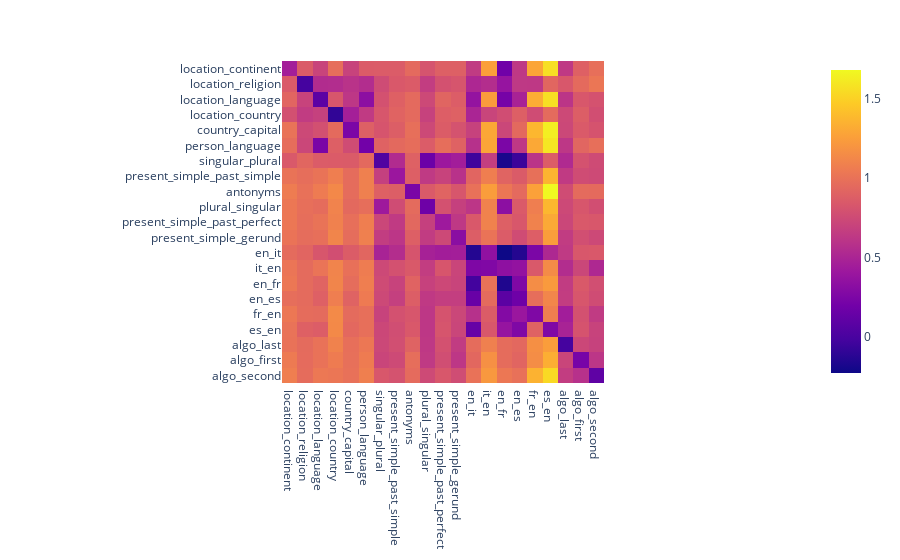

Write notebook code for a chart like this one.
### Code cell
import numpy as np 

task_names = [x for x in task_names if x not in ["person_profession", "football_player_position"]]
heatmap_data = np.zeros((len(task_names), len(task_names)))


for i, first_task in enumerate(task_names):
    faith = result_dict[(first_task, first_task)]["faithfullness"]
    idx = [i for i, x in enumerate(faith) if x < 0.5][0]
    for j, second_task in enumerate(task_names):
        faith = result_dict[(first_task, second_task)]["faithfullness"]
        heatmap_data[i, j] = faith[idx]

fig = px.imshow(heatmap_data, x=task_names, y=task_names)

fig

### Figure 1 — Plotly figure (JSON) as saved in the notebook; plotly's stock layout.template omitted (floating-point values rounded to 4 significant figures; data arrays with more than 128 entries replaced by an {"elided": "..."} marker saying what was removed)
{"data": [{"coloraxis": "coloraxis", "hovertemplate": "x: %{x}<br>y: %{y}<br>color: %{z}<extra></extra>", "name": "0", "type": "heatmap", "x": ["location_continent", "location_religion", "location_language", "location_country", "country_capital", "person_language", "singular_plural", "present_simple_past_simple", "antonyms", "plural_singular", "present_simple_past_perfect", "present_simple_gerund", "en_it", "it_en", "en_fr", "en_es", "fr_en", "es_en", "algo_last", "algo_first", "algo_second"], "xaxis": "x", "y": ["location_continent", "location_religion", "location_language", "location_country", "country_capital", "person_language", "singular_plural", "present_simple_past_simple", "antonyms", "plural_singular", "present_simple_past_perfect", "present_simple_gerund", "en_it", "it_en", "en_fr", "en_es", "fr_en", "es_en", "algo_last", "algo_first", "algo_second"], "yaxis": "y", "z": {"elided": "21x21 float values"}}], "layout": {"coloraxis": {"colorscale": [[0, "#0d0887"], [0.1111, "#46039f"], [0.2222, "#7201a8"], [0.3333, "#9c179e"], [0.4444, "#bd3786"], [0.5556, "#d8576b"], [0.6667, "#ed7953"], [0.7778, "#fb9f3a"], [0.8889, "#fdca26"], [1, "#f0f921"]]}, "margin": {"t": 60}, "xaxis": {"anchor": "y", "constrain": "domain", "domain": [0, 1], "scaleanchor": "y"}, "yaxis": {"anchor": "x", "autorange": "reversed", "constrain": "domain", "domain": [0, 1]}}}
